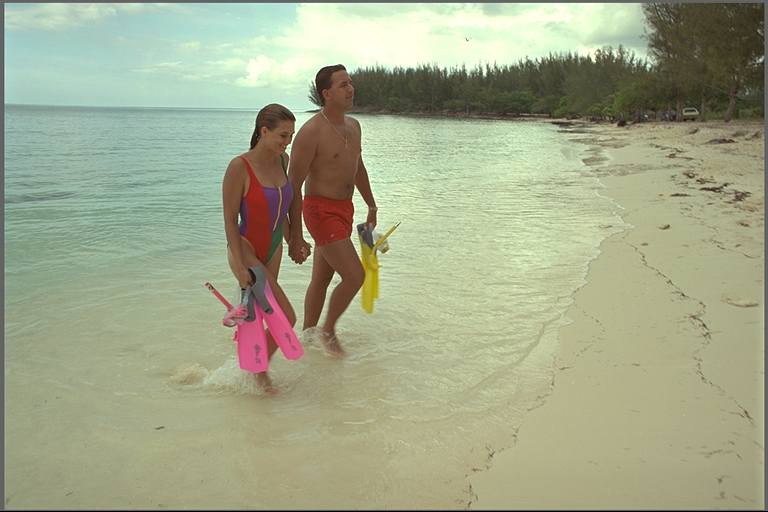
%> input picture Codes/kodim12.png, 768 x 512 px
$ octave Testing_blocks.m   (GNU Octave 9; MATLAB toolbox functions it lacks are replaced by stand-ins)
%> lines starting %> are read from the running program, lines starting %| are printed output that depends on the picture; long printed decimals are rounded
### Codes/emresample.m
function [Pmap,cen,RN,RS,Y,varargout] = emresample(img,N,varargin)
% PMAP = EMRESAMPLE(IMG,N) computes the p-map for a grayscale image IMG
%    using a square window of length 2*N+1
%
% [PMAP, ALPHA, SIGMA, ITER] = EMRESAMPLE(...) returns the number of EM
%      iterations and computed ALPHA and SIGMA
% [...] = EMRESAMPLE(..., OPTIONS)
%     'verbose'   -- prints out current iteration
%
% warning: the code runs very slow for image sizes  larger than 128x128
%
% New version: EM is performed for a random subset of the blocks
% Last updated December 10, 2011
RN = 0;
RS = 0;
%MAXITER = 100;
MAXITER = 100;
EPSILON = 1e-3;
MAXBLOCKS = 3.5e3;
p0 = 1/256;

if(size(img,3)~=1)
    error('Image must be grayscale.')
end

if(nargin>2)
    verbose = (varargin{1}=='verbose');
else
    verbose = 0;
end

wlen = 2*N+1; % window length
cen = floor(wlen^2/2) + 1;  % center element
[height width] = size(img);

% create column image
imcol = im2col(img,[wlen wlen]);
[~,nblocks] = size(imcol);
Y = imcol';
Y(:,cen) = []; % delete center element

fprintf('imcol :');
%disp(imcol);

% initialize parameters
alpha = rand(1,wlen^2-1)';
alpha = alpha./sum(alpha(:)); % normalize weights
sigma = 0.75;
%fprintf('value of alpha :');
 %disp(alpha);
% extract center pixel of each block
y = img(N+1:end-N,N+1:end-N);
y = y(:);

% select random subset to perform EM
idx_rand = randperm(nblocks);
idx = idx_rand(1:min(MAXBLOCKS,nblocks));

Yt = Y(idx,:);
yt = y(idx,:);

if(verbose==1)
    fprintf('Current EM Iteration\n')
end


for iter = 1:MAXITER
    prev = alpha;

    if(verbose==1)
        disp(iter)
    end

    % E-step
    R = yt - Yt*alpha;  % find residuals
    %fprintf('value of R :');
    %disp(R);
    %R = yt - Yt.*alpha;  % find residuals
    P = 1/(sigma*sqrt(2*pi)) * exp(-R.^2/(2*sigma.^2)); % find probablities
    w = P./(P+p0);                                       %posterior probability

    RN = (RN+R(MAXITER))/length(R);
    RS= RS+R(MAXITER);

    % M-step
    sigma = sqrt( sum(w.*R.^2)/sum(w) );
    alpha = (Yt'*diag(w)*Yt) \ Yt'*diag(w)*yt;    %new alpha
    %fprintf('value of M alpha :');
    %disp(alpha)
    if(max(abs(prev-alpha))<EPSILON)
        break;
    end

end

if(verbose==1)
    fprintf('Number of iterations = %i\n',iter);
    fprintf('sigma = %.5f\n',sigma);
end

Pmap = 1/(sigma*sqrt(2*pi)) * exp(-(y-Y*alpha).^2/(2*sigma.^2));
Ndecimals = 2 ;
f = 10.^Ndecimals ;
Pmap= round(f*Pmap)/f ;

Pmap = reshape(Pmap,[height-2*N width-2*N]);
fprintf('Pmap Value : ');
disp(Pmap);

% optional outputs
if(nargout==1)
    varargout{1} = alpha;
elseif(nargout==2)
    varargout{1} = alpha;
    varargout{2} = sigma;
elseif(nargout==3)
    varargout{1} = alpha;
    varargout{2} = sigma;
    varargout{3} = iter;
end


### Codes/rmcenter.m
function F = rmcenter(Fc,varargin)
% F = RMCENTER(FC) deletes the DC component and high pass filters
%   the frequency map
%   'ideal' uses idea high pass filter
%   'cosine' (default) used raised cosine filter
% Last updated December 10, 2011

opt = 0;

if(nargin>1)
    opt = (varargin{1}=='ideal');
end

[Nx,Ny] = size(Fc);
[Kx Ky] = meshgrid(linspace(-1,1,Ny),linspace(-1,1,Nx));
R = sqrt(Kx.^2+Ky.^2);

if(opt==1)
    % remove center for display
    rad = 0.1; %from 0-1, radius of high-pass filter
    H = (R>rad);
else
    % raise cosine filter
    H = 0.5 - 0.5.*cos(4*pi*R);
    H(R>0.25) = 1;
end

F = Fc.*H;
F(round(Nx/2)+1,round(Ny/2)+1)=0;

### Codes/fft2c.m
function y = fft2c(x)
y = fftshift(fft2(fftshift(x)));

%disp(y);

### Codes/Testing_blocks.m
close all;
clear all;
clc;


% ==========================================
% IMAGE PARAMETERS
impath = 'F:\Project\Test\resampling\resampling';
imprefix = 'kodim';
imIdx = 8;
%cropCorner = [100 100];
%cropCorner = [10 10];


% RESAMPLING PARAMETERS
%resampleRatio = 1 + ([0 2.5 5 10] ./ 100);
resampleRatio = 1.1;

N = 2;   % window size
M = 64; % block size

% ==========================================

if(imIdx < 10)
    impath = sprintf('%s/%s0%i.png',impath,imprefix,imIdx);
% [4 lines of commented-out code are left out]
end

im  = imread('kodim12.png');
%> im is the input picture: size 512x768x3 uint8; mean R, G, B 161.6, 167, 137.9
%im =  imcrop(im,[512, 512, 512,512]);
[H,W,~] = size(im);
%> H = 512; W = 768

for winh = 1:H-100
    for winw = 1:W-100
        cropCorner = [winh winw];
    end
end

fprintf('Blocks');
numBlocks = ((H*W)/(M*M));
%> numBlocks = 96
disp(numBlocks);
%| Blocks96
for k = 1:length(resampleRatio)
 %for k = 1:numBlocks
    r = resampleRatio;
   cropWidth = floor(M/r);
   % cropWidth = 21;

    img = double(im(cropCorner(1):cropCorner(1)+cropWidth-1, ...
                    cropCorner(2):cropCorner(2)+cropWidth-1));
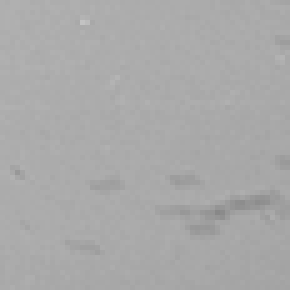
%> img: size 58x58 double (shown 5 times larger); min 136, max 195, mean 169.6

    %abve code only snips jst one part of box in the main image ,
    %100:157,100:157, should alter this to crop multiple segments using
    %imcrop.


    %disp(size(img));

    img = imresize(img,[M M],'bilinear');
%> img: size 64x64 double

    [pmap,cen,RN,RS,Y] = emresample(img,N,'verbose');            %probability map
%> in emresample, `verbose = (varargin{1}=='verbose');`: verbose = [true true true true true true true]
%> in emresample, `y = y(:);`: y = 3600 values, max 187 at index 963, min 141.7 at index 2805, mean 169.6
%> in emresample, `yt = y(idx,:);`: yt = 3500 values, max 187 at index 1100, min 141.7 at index 3292, mean 169.6
%> the loop in emresample, `for iter = 1:MAXITER` made 8 passes
%> (RN, RS, sigma) on passes 1 to 8: (0.000197, 0.689, 0.88), (5.88e-05, 0.894, 0.574), (4.15e-05, 1.04, 0.488), (3.77e-05, 1.17, 0.464), (3.58e-05, 1.3, 0.454), (3.43e-05, 1.42, 0.451), (3.34e-05, 1.53, 0.449), (3.29e-05, 1.65, 0.448)
%| sigma = 0.448
%> in emresample, `Pmap = 1/(sigma*sqrt(2*pi)) * exp(-(y-Y*alpha).^2/(2*sigma.^2));`: Pmap = 3600 values, max 0.89 at index 1916, min 1.29e-15 at index 1192, mean 0.642
%> in emresample, `Pmap= round(f*Pmap)/f ;`: Pmap = 3600 values, max 0.89 at index 7, min 0 at index 53, mean 0.642
%> in emresample, `Pmap = reshape(Pmap,[height-2*N width-2*N]);`:
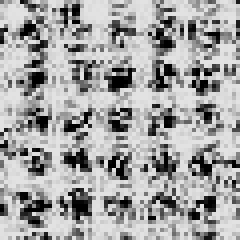
%> Pmap: size 60x60 double (shown 4 times larger); min 0, max 0.89, mean 0.642
%> cen = 13; RN = 3.29e-05; RS = 1.65
    periodicitymap = fft2c(pmap);                  %periodicity map

    %disp(periodicitymap);
    fprintf('Value of r :');
    disp(RN);
%| Pmap Value : Value of r :3.2906e-05

    % display p-map
    figure;
    subplot(131)
    imshow(img,[])
    subplot(132)
    imshow(pmap,[])
    subplot(133)
    imshow(abs(rmcenter(periodicitymap)),[]);
%> in rmcenter, `H(R>0.25) = 1;`:
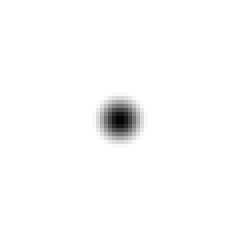
%> H: size 60x60 double (shown 4 times larger); min 0.0225, max 1, mean 0.986
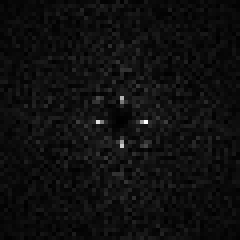
%> displayed picture: size 60x60, on the screen's scale of 0 to 255 (shown 4 times larger); min 0, max 255, mean 14.8

    filename = sprintf('F:\Project\Test\resampling\resampling\figures\im%i_r%.2f.png',imIdx,(r-1)*100);
    print('-deps',filename);

  %%%%%%%%%%%%%%%%%%%%%%%%%%%%%%%%%%%%%%%%%%%%%%%%%%%%%%%%%%%%%%%%%%%%%%%%%%%%%%%%%%%%%%%%%%%%%%%%%%%%
  %Extracting Feature1

  realPeriodicityMap = abs(periodicitymap);
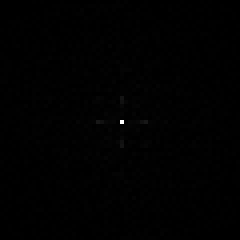
%> realPeriodicityMap: size 60x60 double (shown 4 times larger); min 0.37, max 2309.9, mean 13.2; drawn with min black and max white
  fprintf('####################################');
  %disp(realPeriodicityMap);

  periodicitymapRow = reshape(realPeriodicityMap, 1, []);
%> periodicitymapRow = 3600 values, max 2309.9 at index 1831, min 0.37 at index 412, mean 13.25
  %disp(periodicitymapRow);
  n = 4;
  m=2;
  sum = 0;

  [sortedVal, sortedInds] = sort(periodicitymapRow,'descend');
%> sortedVal = 3600 values, max 2309.9 at index 1, min 0.37 at index 3599, mean 13.25; sortedInds = 3600 values, max 3600 at index 3471, min 1 at index 3353, mean 1800.5
  top4 = sortedVal(1:4)
%> top4 = [2309.9 217.3 217.3 173.5]


    for ii = 1 : N

       sum = sum + top4(ii);

    end
%> this loop made 2 passes
%> sum on passes 1 to 2: 2309.9, 2527.2
      fprintf('Sum : ');
      disp(sum);
%| ####################################Sum : 2527.2

      f1 = (m*sqrt(sum));
%> f1 = 100.5
      fprintf('Feature 01 : ');
      disp(f1);
%| Feature 01 : 100.54


 %%%%%%%%%%%%%%%%%%%%%%%%%%%%%%%%%%%%%%%%%%%%%%%%%%%%%%%%%%%%%%%%%%%%%%%%%%%%%%%%%%%%%%%%%%%%%%%%%%%%%%%%%
 %Extracting second feature


%maxCoeff =  max(periodicitymapRow(:));
[ max_value, max_index ] = max( periodicitymapRow );
%> max_value = 2309.9; max_index = 1831
%maxCoeff =  max(periodicitymapRow);
%disp(max_value );


%%%%%%%%%%%%%%%%%%%%%%%%%%%%%%%%%%%%%%%%%%%%%%%%%%%%%%%%%%%%%%%%%%%%%%%%%%%%%%%%%%%%%%%%%%%%%%%%%%%%%%%%%
%Extracting Feature 3

for h = 1 : H
    for w = 1:W
 % value = pdist2([cen H],[cen W],'euclidean');
   f3 = sqrt((cen-H)^2 + (cen-W)^2);

    end
end

   fprintf('Feature 03 : ');
   disp(f3);
%| Feature 03 : 905.00
%value = sqrt((cen-m)^2 + (cen-n)^2);

%%%%%%%%%%%%%%%%%%%%%%%%%%%%%%%%%%%%%%%%%%%%%%%%%%%%%%%%%%%%%%%%%%%%%%%%%%%%%%%%%%%%%%%%%%%%%%%%%%%%%%%%%
%Extracting Feature 4
  sumf4 = 0;
  f4 = ((100*RS).^m)/100;
%> f4 = 271.8
  fprintf('Feature 04 : ');
  disp(f4);
%| Feature 04 : 271.84

%%%%%%%%%%%%%%%%%%%%%%%%%%%%%%%%%%%%%%%%%%%%%%%%%%%%%%%%%%%%%%%%%%%%%%%%%%%%%%%%%%%%%%%%%%%%%%%%%%%%%%%%%%%%%
%Extracting Feature 5

       sumf5 = 0 ;
       f5 = ((10000*RN)^m) /100;
%> f5 = 0.00108
       fprintf('Feature 05 : ');
       disp(f5);
%| Feature 05 : 1.0828e-03

%%%%%%%%%%%%%%%%%%%%%%%%%%%%%%%%%%%%%%%%%%%%%%%%%%%%%%%%%%%%%%%%%%%%%%%%%%%%%%%%%%%%%%%%%%%%%%%%%%%%%%%%%%%%
%create feature array

feature_array = [f1,f3,f4,f5];
%> feature_array = [100.5 905 271.8 0.00108]
fprintf('Original Values : ');

for  le = 1:length(feature_array)
      disp(feature_array(le));

end
%> this loop made 4 passes
%| Original Values : 100.54
%| 905.00
%| 271.84
%| 1.0828e-03
fprintf('##############################');
fprintf('\n');


minVal = min(feature_array);
%> minVal = 0.00108
%disp(minVal);
feature_array=feature_array - minVal;
%> feature_array = [100.5 905 271.8 0]

maxVal = max(feature_array);
%> maxVal = 905
feature_array = feature_array / maxVal;
%> feature_array = [0.111 1 0.3 0]

disp( feature_array);
%|    0.1111   1.0000   0.3004        0


end
